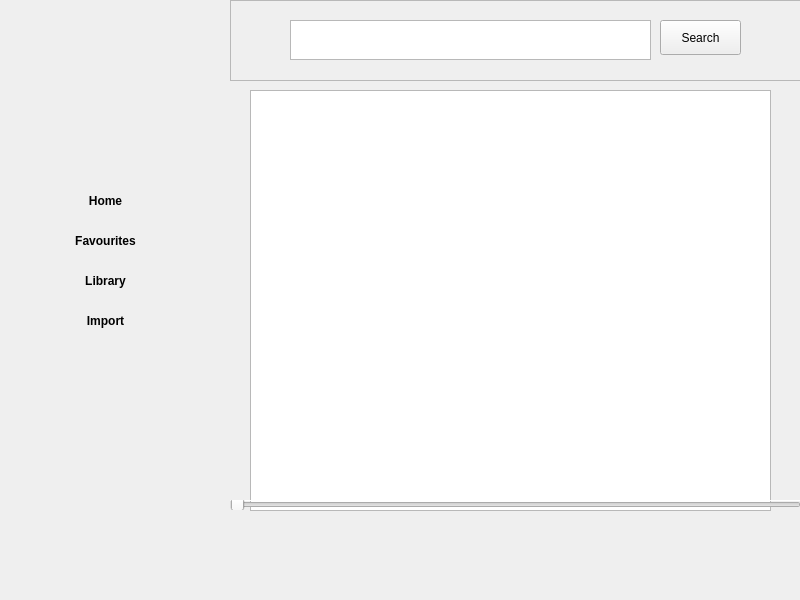
<?xml version="1.0" encoding="UTF-8"?>
<ui version="4.0">
 <class>MelodiMix</class>
 <widget class="QMainWindow" name="MelodiMix">
  <property name="geometry">
   <rect>
    <x>0</x>
    <y>0</y>
    <width>800</width>
    <height>600</height>
   </rect>
  </property>
  <property name="minimumSize">
   <size>
    <width>800</width>
    <height>600</height>
   </size>
  </property>
  <property name="maximumSize">
   <size>
    <width>800</width>
    <height>600</height>
   </size>
  </property>
  <property name="windowTitle">
   <string>MelodiMix</string>
  </property>
  <property name="styleSheet">
   <string notr="true">background-color: &quot;black&quot;</string>
  </property>
  <widget class="QWidget" name="centralwidget">
   <widget class="QFrame" name="Nav_frame">
    <property name="geometry">
     <rect>
      <x>0</x>
      <y>0</y>
      <width>221</width>
      <height>611</height>
     </rect>
    </property>
    <property name="styleSheet">
     <string notr="true">#Nav_frame {

	border-right:2px solid gray;
}</string>
    </property>
    <property name="frameShape">
     <enum>QFrame::NoFrame</enum>
    </property>
    <property name="frameShadow">
     <enum>QFrame::Raised</enum>
    </property>
    <widget class="QPushButton" name="home_nav">
     <property name="geometry">
      <rect>
       <x>0</x>
       <y>180</y>
       <width>211</width>
       <height>41</height>
      </rect>
     </property>
     <property name="font">
      <font>
       <bold>true</bold>
       <strikeout>false</strikeout>
      </font>
     </property>
     <property name="layoutDirection">
      <enum>Qt::LeftToRight</enum>
     </property>
     <property name="styleSheet">
      <string notr="true">border-bottom: 2px solid #C1C1C1;
color:&quot;white&quot;;
background-color:&quot;black&quot;;</string>
     </property>
     <property name="text">
      <string>Home</string>
     </property>
     <property name="autoDefault">
      <bool>false</bool>
     </property>
     <property name="flat">
      <bool>true</bool>
     </property>
    </widget>
    <widget class="QLabel" name="logo">
     <property name="geometry">
      <rect>
       <x>30</x>
       <y>20</y>
       <width>150</width>
       <height>150</height>
      </rect>
     </property>
     <property name="minimumSize">
      <size>
       <width>150</width>
       <height>150</height>
      </size>
     </property>
     <property name="maximumSize">
      <size>
       <width>150</width>
       <height>150</height>
      </size>
     </property>
     <property name="styleSheet">
      <string notr="true">border:none;</string>
     </property>
     <property name="text">
      <string/>
     </property>
    </widget>
    <widget class="QLabel" name="home_icon">
     <property name="geometry">
      <rect>
       <x>30</x>
       <y>190</y>
       <width>18</width>
       <height>18</height>
      </rect>
     </property>
     <property name="minimumSize">
      <size>
       <width>18</width>
       <height>18</height>
      </size>
     </property>
     <property name="maximumSize">
      <size>
       <width>18</width>
       <height>18</height>
      </size>
     </property>
     <property name="styleSheet">
      <string notr="true">background-color:&quot;black&quot;;</string>
     </property>
     <property name="text">
      <string/>
     </property>
     <property name="pixmap">
      <pixmap resource="Resources.qrc">:/img/img/home.png</pixmap>
     </property>
    </widget>
    <widget class="QPushButton" name="fav_nav">
     <property name="geometry">
      <rect>
       <x>0</x>
       <y>220</y>
       <width>211</width>
       <height>41</height>
      </rect>
     </property>
     <property name="font">
      <font>
       <bold>true</bold>
       <strikeout>false</strikeout>
      </font>
     </property>
     <property name="styleSheet">
      <string notr="true">border-bottom: 2px solid #C1C1C1;
color:&quot;white&quot;;</string>
     </property>
     <property name="text">
      <string>Favourites</string>
     </property>
     <property name="flat">
      <bool>true</bool>
     </property>
    </widget>
    <widget class="QLabel" name="fav_icon">
     <property name="geometry">
      <rect>
       <x>30</x>
       <y>230</y>
       <width>18</width>
       <height>18</height>
      </rect>
     </property>
     <property name="minimumSize">
      <size>
       <width>18</width>
       <height>18</height>
      </size>
     </property>
     <property name="maximumSize">
      <size>
       <width>18</width>
       <height>18</height>
      </size>
     </property>
     <property name="cursor">
      <cursorShape>ArrowCursor</cursorShape>
     </property>
     <property name="styleSheet">
      <string notr="true">background-color:&quot;black&quot;;</string>
     </property>
     <property name="frameShape">
      <enum>QFrame::NoFrame</enum>
     </property>
     <property name="text">
      <string/>
     </property>
     <property name="pixmap">
      <pixmap resource="Resources.qrc">:/img/img/fav.png</pixmap>
     </property>
    </widget>
    <widget class="QPushButton" name="import_nav">
     <property name="geometry">
      <rect>
       <x>0</x>
       <y>300</y>
       <width>211</width>
       <height>41</height>
      </rect>
     </property>
     <property name="font">
      <font>
       <bold>true</bold>
       <strikeout>false</strikeout>
      </font>
     </property>
     <property name="styleSheet">
      <string notr="true">border-bottom: 2px solid #C1C1C1;
color:&quot;white&quot;;</string>
     </property>
     <property name="text">
      <string>Import</string>
     </property>
     <property name="flat">
      <bool>true</bool>
     </property>
    </widget>
    <widget class="QLabel" name="import_icon">
     <property name="geometry">
      <rect>
       <x>30</x>
       <y>310</y>
       <width>18</width>
       <height>18</height>
      </rect>
     </property>
     <property name="minimumSize">
      <size>
       <width>18</width>
       <height>18</height>
      </size>
     </property>
     <property name="maximumSize">
      <size>
       <width>18</width>
       <height>18</height>
      </size>
     </property>
     <property name="styleSheet">
      <string notr="true">background-color:&quot;black&quot;;</string>
     </property>
     <property name="text">
      <string/>
     </property>
     <property name="pixmap">
      <pixmap resource="Resources.qrc">:/img/img/import.png</pixmap>
     </property>
    </widget>
    <widget class="QPushButton" name="library_nav">
     <property name="geometry">
      <rect>
       <x>0</x>
       <y>260</y>
       <width>211</width>
       <height>41</height>
      </rect>
     </property>
     <property name="font">
      <font>
       <bold>true</bold>
       <strikeout>false</strikeout>
      </font>
     </property>
     <property name="styleSheet">
      <string notr="true">border-bottom: 2px solid #C1C1C1;
color:&quot;white&quot;;</string>
     </property>
     <property name="text">
      <string>Library</string>
     </property>
     <property name="default">
      <bool>false</bool>
     </property>
     <property name="flat">
      <bool>true</bool>
     </property>
    </widget>
    <widget class="QLabel" name="search_icon">
     <property name="geometry">
      <rect>
       <x>30</x>
       <y>270</y>
       <width>18</width>
       <height>18</height>
      </rect>
     </property>
     <property name="minimumSize">
      <size>
       <width>18</width>
       <height>18</height>
      </size>
     </property>
     <property name="maximumSize">
      <size>
       <width>18</width>
       <height>18</height>
      </size>
     </property>
     <property name="styleSheet">
      <string notr="true">background-color:&quot;black&quot;;</string>
     </property>
     <property name="text">
      <string/>
     </property>
     <property name="pixmap">
      <pixmap resource="Resources.qrc">:/img/img/search.png</pixmap>
     </property>
    </widget>
   </widget>
   <widget class="QStackedWidget" name="Pages">
    <property name="geometry">
     <rect>
      <x>230</x>
      <y>0</y>
      <width>581</width>
      <height>591</height>
     </rect>
    </property>
    <property name="autoFillBackground">
     <bool>false</bool>
    </property>
    <widget class="QWidget" name="HomePage">
     <widget class="QFrame" name="frame">
      <property name="geometry">
       <rect>
        <x>0</x>
        <y>0</y>
        <width>571</width>
        <height>81</height>
       </rect>
      </property>
      <property name="frameShape">
       <enum>QFrame::StyledPanel</enum>
      </property>
      <property name="frameShadow">
       <enum>QFrame::Raised</enum>
      </property>
      <widget class="QTextEdit" name="textEdit">
       <property name="geometry">
        <rect>
         <x>60</x>
         <y>20</y>
         <width>361</width>
         <height>40</height>
        </rect>
       </property>
       <property name="minimumSize">
        <size>
         <width>0</width>
         <height>40</height>
        </size>
       </property>
       <property name="maximumSize">
        <size>
         <width>16777215</width>
         <height>40</height>
        </size>
       </property>
       <property name="accessibleDescription">
        <string>Enter song name</string>
       </property>
       <property name="styleSheet">
        <string notr="true">background-color:&quot;white&quot;;
color:&quot;black&quot;;
border-radius:&quot;15px&quot;;
padding:&quot;10px&quot;</string>
       </property>
       <property name="verticalScrollBarPolicy">
        <enum>Qt::ScrollBarAlwaysOff</enum>
       </property>
       <property name="horizontalScrollBarPolicy">
        <enum>Qt::ScrollBarAlwaysOff</enum>
       </property>
      </widget>
      <widget class="QPushButton" name="pushButton">
       <property name="geometry">
        <rect>
         <x>430</x>
         <y>20</y>
         <width>81</width>
         <height>35</height>
        </rect>
       </property>
       <property name="minimumSize">
        <size>
         <width>0</width>
         <height>35</height>
        </size>
       </property>
       <property name="maximumSize">
        <size>
         <width>16777215</width>
         <height>35</height>
        </size>
       </property>
       <property name="styleSheet">
        <string notr="true">background-color:&quot;white&quot;;
color:&quot;black&quot;;
border-radius:&quot;15px&quot;</string>
       </property>
       <property name="text">
        <string>Search</string>
       </property>
      </widget>
     </widget>
     <widget class="QListWidget" name="music_list">
      <property name="geometry">
       <rect>
        <x>20</x>
        <y>90</y>
        <width>521</width>
        <height>421</height>
       </rect>
      </property>
     </widget>
     <widget class="QFrame" name="player_frame">
      <property name="geometry">
       <rect>
        <x>-10</x>
        <y>500</y>
        <width>581</width>
        <height>101</height>
       </rect>
      </property>
      <property name="styleSheet">
       <string notr="true">#player_frame{

background-color:&quot;black&quot;;
border:1px solid white;

}</string>
      </property>
      <property name="frameShape">
       <enum>QFrame::StyledPanel</enum>
      </property>
      <property name="frameShadow">
       <enum>QFrame::Raised</enum>
      </property>
      <widget class="QLabel" name="player_icon">
       <property name="geometry">
        <rect>
         <x>20</x>
         <y>30</y>
         <width>41</width>
         <height>41</height>
        </rect>
       </property>
       <property name="minimumSize">
        <size>
         <width>41</width>
         <height>41</height>
        </size>
       </property>
       <property name="maximumSize">
        <size>
         <width>60</width>
         <height>60</height>
        </size>
       </property>
       <property name="styleSheet">
        <string notr="true">color: white;
border-radius:40;</string>
       </property>
       <property name="text">
        <string/>
       </property>
       <property name="pixmap">
        <pixmap resource="Resources.qrc">:/new/prefix1/img/disk.png</pixmap>
       </property>
      </widget>
      <widget class="QLabel" name="song_title">
       <property name="geometry">
        <rect>
         <x>80</x>
         <y>30</y>
         <width>221</width>
         <height>31</height>
        </rect>
       </property>
       <property name="font">
        <font>
         <pointsize>10</pointsize>
        </font>
       </property>
       <property name="styleSheet">
        <string notr="true">color: white;</string>
       </property>
       <property name="text">
        <string/>
       </property>
      </widget>
      <widget class="QSlider" name="progressbar">
       <property name="geometry">
        <rect>
         <x>10</x>
         <y>0</y>
         <width>571</width>
         <height>10</height>
        </rect>
       </property>
       <property name="minimumSize">
        <size>
         <width>0</width>
         <height>10</height>
        </size>
       </property>
       <property name="maximumSize">
        <size>
         <width>16777215</width>
         <height>10</height>
        </size>
       </property>
       <property name="font">
        <font>
         <kerning>true</kerning>
         <hintingpreference>PreferDefaultHinting</hintingpreference>
        </font>
       </property>
       <property name="cursor">
        <cursorShape>PointingHandCursor</cursorShape>
       </property>
       <property name="mouseTracking">
        <bool>true</bool>
       </property>
       <property name="tabletTracking">
        <bool>true</bool>
       </property>
       <property name="focusPolicy">
        <enum>Qt::WheelFocus</enum>
       </property>
       <property name="acceptDrops">
        <bool>true</bool>
       </property>
       <property name="autoFillBackground">
        <bool>false</bool>
       </property>
       <property name="styleSheet">
        <string notr="true">background-color: &quot;green&quot;;
border:&quot;none&quot;;</string>
       </property>
       <property name="pageStep">
        <number>0</number>
       </property>
       <property name="value">
        <number>0</number>
       </property>
       <property name="tracking">
        <bool>true</bool>
       </property>
       <property name="orientation">
        <enum>Qt::Horizontal</enum>
       </property>
       <property name="invertedAppearance">
        <bool>false</bool>
       </property>
       <property name="invertedControls">
        <bool>false</bool>
       </property>
       <property name="tickPosition">
        <enum>QSlider::NoTicks</enum>
       </property>
       <property name="tickInterval">
        <number>0</number>
       </property>
      </widget>
     </widget>
    </widget>
    <widget class="QWidget" name="LibraryPage">
     <widget class="QLabel" name="title">
      <property name="geometry">
       <rect>
        <x>20</x>
        <y>30</y>
        <width>281</width>
        <height>17</height>
       </rect>
      </property>
      <property name="font">
       <font>
        <pointsize>16</pointsize>
       </font>
      </property>
      <property name="styleSheet">
       <string notr="true">color:&quot;white&quot;;</string>
      </property>
      <property name="text">
       <string>Songs library</string>
      </property>
     </widget>
     <widget class="QListWidget" name="library_list">
      <property name="geometry">
       <rect>
        <x>20</x>
        <y>70</y>
        <width>521</width>
        <height>511</height>
       </rect>
      </property>
     </widget>
    </widget>
    <widget class="QWidget" name="FavPage">
     <widget class="QLabel" name="label">
      <property name="geometry">
       <rect>
        <x>10</x>
        <y>30</y>
        <width>241</width>
        <height>31</height>
       </rect>
      </property>
      <property name="font">
       <font>
        <pointsize>16</pointsize>
       </font>
      </property>
      <property name="styleSheet">
       <string notr="true">color:&quot;white&quot;;
</string>
      </property>
      <property name="text">
       <string>Favorite</string>
      </property>
     </widget>
     <widget class="QListWidget" name="fav_list">
      <property name="geometry">
       <rect>
        <x>10</x>
        <y>70</y>
        <width>541</width>
        <height>491</height>
       </rect>
      </property>
     </widget>
    </widget>
    <widget class="QWidget" name="ImportPage">
     <widget class="QLabel" name="import_page_header">
      <property name="geometry">
       <rect>
        <x>210</x>
        <y>30</y>
        <width>201</width>
        <height>41</height>
       </rect>
      </property>
      <property name="font">
       <font>
        <pointsize>17</pointsize>
       </font>
      </property>
      <property name="styleSheet">
       <string notr="true">color:&quot;white&quot;</string>
      </property>
      <property name="text">
       <string>Import song files</string>
      </property>
     </widget>
     <widget class="QPushButton" name="import_btn">
      <property name="geometry">
       <rect>
        <x>140</x>
        <y>110</y>
        <width>331</width>
        <height>41</height>
       </rect>
      </property>
      <property name="font">
       <font>
        <pointsize>15</pointsize>
        <bold>true</bold>
       </font>
      </property>
      <property name="styleSheet">
       <string notr="true">color:&quot;black&quot;;
background-color:&quot;white&quot;;
border-radius:&quot;20px&quot;</string>
      </property>
      <property name="text">
       <string>+ Import </string>
      </property>
     </widget>
     <widget class="QListWidget" name="imported_songs_list">
      <property name="geometry">
       <rect>
        <x>35</x>
        <y>231</y>
        <width>511</width>
        <height>331</height>
       </rect>
      </property>
     </widget>
     <widget class="QLabel" name="imported_files_label">
      <property name="geometry">
       <rect>
        <x>40</x>
        <y>190</y>
        <width>431</width>
        <height>21</height>
       </rect>
      </property>
      <property name="styleSheet">
       <string notr="true">color:&quot;white&quot;</string>
      </property>
      <property name="text">
       <string/>
      </property>
     </widget>
    </widget>
   </widget>
  </widget>
 </widget>
 <resources>
  <include location="Resources.qrc"/>
 </resources>
 <connections/>
</ui>
